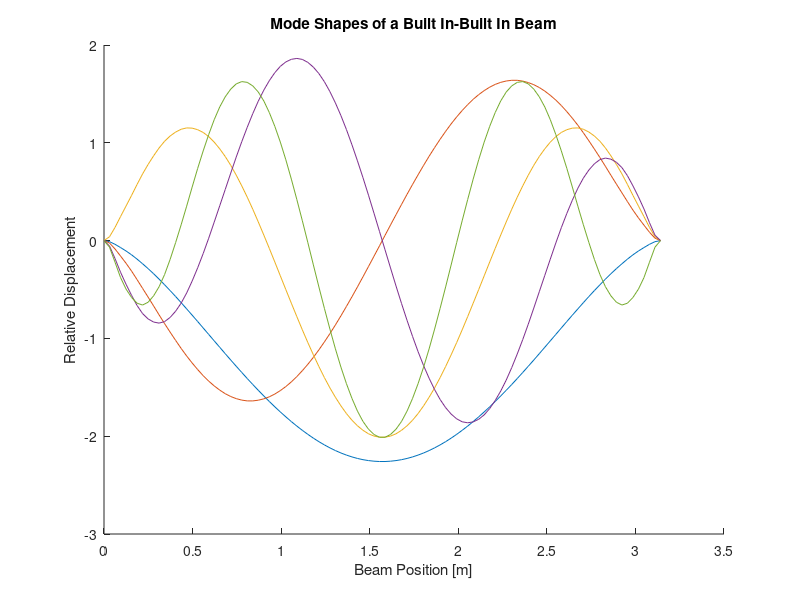
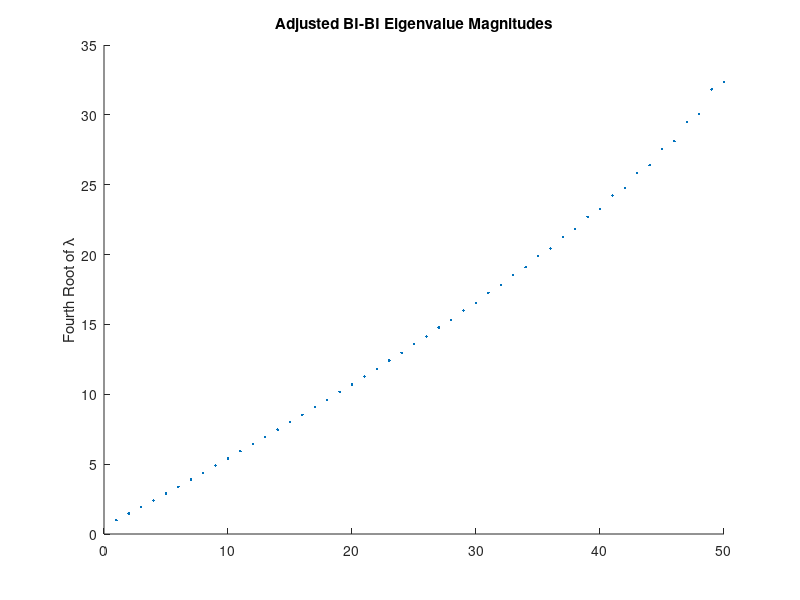

MATLAB code for these plots, in order: (Note: this script raises an error after producing the figures.)
clc; clear all;
addpath('Functions\');
%% BIBIBeamNumericFEM.m
%  Joseph Anthony
%
% Created:         6/24/25
% Last Modified:   7/23/25
%
% Description: Numerically solves the Euler-Bernoulli beam equation 
%   for a built in-built in beam using numeric FEM, determines the solution 
%   structure, and installs a time-domain solution.
%
%% Flags
FLAG.DISPLAY_MODES = true;
FLAG.DISPLAY_SPECTRUM = true;
FLAG.CALCULATE_TIMESOLVER = true;

%% Parameters
n = 100;         % Mesh size, number of interior points
shapes = 50;     % Number of shape functions

L = pi;           % Beam length
modeCount = 5;    % Number of displayed modes

beta = 10;        % Linear damping coefficient
IC_disp = .1;     % IC: Displacement [m]
IC_pos = .6;      % IC: Where displacement is located [m]
timespan = 1;     % Maximum time value, [s]
factor = 1;       % Scaling factor for K

%% Generate Modes
xvals = linspace(0,L,n+2);
deltax = mean(diff(xvals));
basis = zeros(shapes, n+2);
Dbasis = zeros(shapes, n+1);
D2basis = zeros(shapes, n);

% Generate shape functions and their respective derivatives
for i = 1:shapes
    basis(i,:) = xvals.*(xvals-L*ones(1,n+2)).*sin(i*xvals);
    Dbasis(i,:) = diff(basis(i,:))/deltax;
    D2basis(i,:) = diff(Dbasis(i,:))/deltax;
end

% Generate symmetric stiffness matrices
K = zeros(shapes);
M = zeros(shapes);

for row = 1:shapes
    for col = 1:row
        K(row,col) = trapz(xvals(2:end-1), D2basis(row,:).*D2basis(col,:));
        M(row, col) = trapz(xvals, basis(row,:).*basis(col,:));
    end
end
K = K + K' - diag(diag(K));
M = M + M' - diag(diag(M));

% Determine sorted eigenbasis
[evecs, evals] = eig(K);
[~, index] = sort(diag(abs(evals))); 
evals = evals(index,index);
evecs = evecs(:, index);

% Display mode shapes
modeshapes = basis'*evecs;
modeshapes = modeshapes';

if FLAG.DISPLAY_MODES
    figure();
    hold on
    for i = 1:modeCount
        plot(xvals, modeshapes(i,:));
    end
    xlabel("Beam Position [m]");
    ylabel("Relative Displacement");
    title("Mode Shapes of a Built In-Built In Beam");
end


% Plot eigenvalue spectrum
espectrum = abs(diag(evals))/abs(evals(1,1));
scaled_espectrum = espectrum.^(1/4);

if FLAG.DISPLAY_SPECTRUM
    figure();
    hold on
    plot(scaled_espectrum, "LineStyle", "none", "Marker", ".");
    title("Adjusted BI-BI Eigenvalue Magnitudes");
    ylabel("Fourth Root of λ");
end

%% Time-Domain Solver
if FLAG.CALCULATE_TIMESOLVER
    K_scaled = -K * factor;
    IC_beam = xvals;
    for ind = 1:length(xvals)
        if xvals(ind) < IC_pos
            IC_beam(ind) = IC_disp/IC_pos*xvals(ind);
        else
            IC_beam(ind) = -IC_disp/(L-IC_pos)*(xvals(ind)-IC_pos)+IC_disp;
        end
    end
    
    % Find closest shape vector
    IC_shapes = [lsqr(basis', IC_beam')', zeros(1,shapes)];
    
    % Solve shape vector and translate to displacement
    [t,y] = ode45(@(t,y) odefcn_2orderFEM(t, y, K_scaled, M, beta), [0 timespan], IC_shapes);
    solution_beam = y(:,1:shapes)*basis;

    % Plot solution over time
    figure();
    surf(xvals,t,solution_beam, "LineStyle","none");
    camlight('headlight');
    title('Beam Displacement over Time');
    xlabel('Beam Position [m]');
    ylabel('Time [sec]');
    zlabel('Displacement [m]');
end